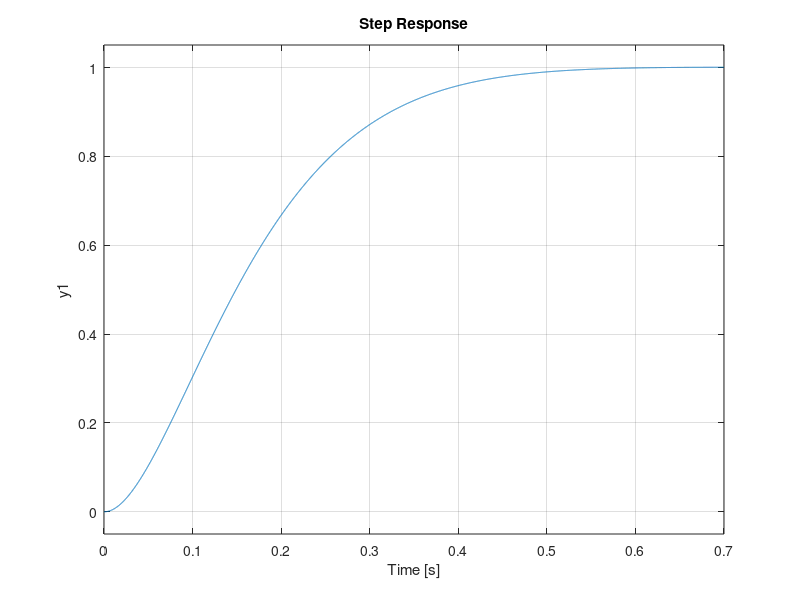
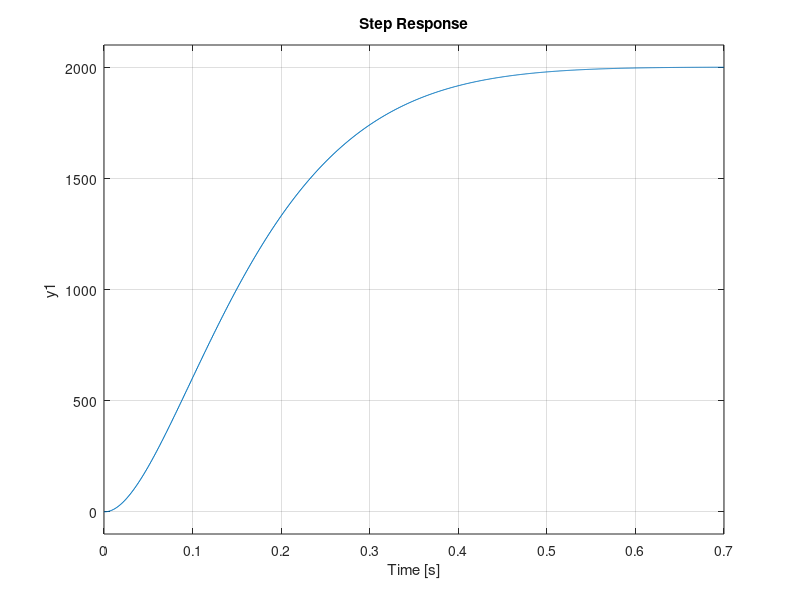

These charts were generated, in order, by the following MATLAB code:
%% Parameters

n = 16.5; % Tandwielverhouding 
load('parameters_sys_id_2param_50V_20-01-19.mat');

%% State Space model

A = [-(bm*(n^2) + bg)/(Jm*(n^2) + Jg) Kt*n/(Jm*(n^2) + Jg); 
    -(n*Ke)/La -Ra/La];
B = [0; 
    1/La];
C = [1 0];
D = [0];

sysc = ss(A,B,C,D);

%% State space model met integrator

Aa = [-(bm*(n^2) + bg)/(Jm*(n^2) + Jg) Kt*n/(Jm*(n^2) + Jg) 0; 
    -(n*Ke)/La -Ra/La 0;
    1 0 0];
Ba = [0; 
    1/La;
    0];
Br = [0 ; 0; -1];
Ca = [1 0 0];
Da = [0];

sysci = ss(Aa,Ba,Ca,Da);

%% C2D

Tsc = 1/2000;

sysdi = c2d(sysci, Tsc);

Ad = sysdi.A;
Bd = sysdi.B;
Cd = sysdi.C;
Dd = sysdi.D;

%% Feedback constante berekenen met LQR

co = ctrb(sysci);
controllability = rank(co)

Q = Ca'*Ca;
Q(1,1) = 100;
Q(2,2) = 140;
Q(3,3) = 25000;
R = 80;
Kci = lqr(Aa,Ba,Q,R);
Kdi = dlqr(Ad,Bd,Q,R);

%% Integral
close all
sys_cl = ss(Aa-Ba*Kci,Br,Ca,Da);
step(sys_cl)

sys_cldd = c2d(sys_cl,Tsc);
eigD = eig(sys_cldd)

figure

sys_cld = ss(Ad-Bd*Kdi,Br,Cd,Dd,Tsc);
step(sys_cld)
eig(sys_cld)

%% Observer constante L
sys_clL = ss(A-B*Kci(1:2),B,C,D);
eigenVal = eig(sys_clL);
eigenVal = eigenVal*72.7;